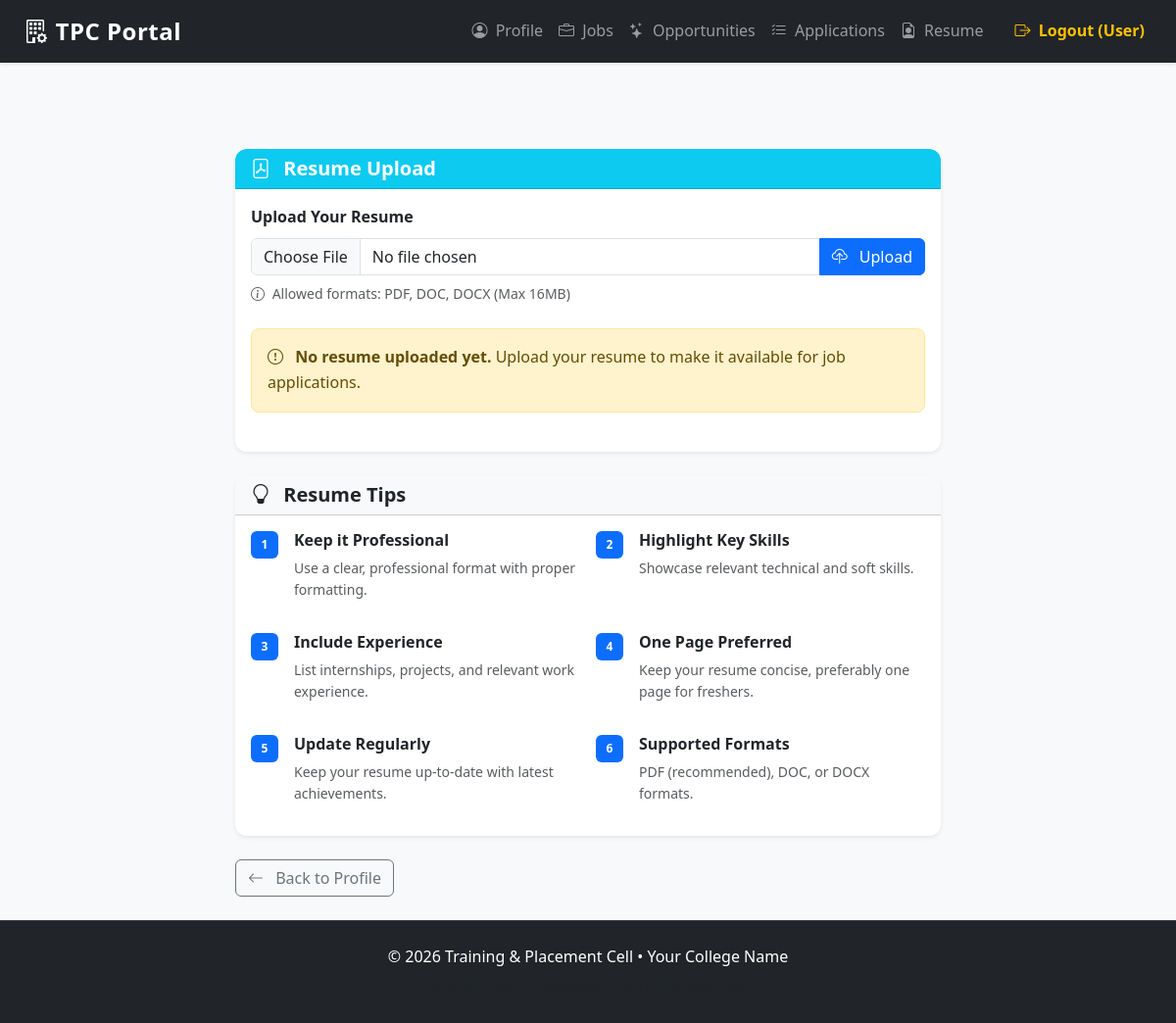
Before: /student/resume (signed in) with the older database file.
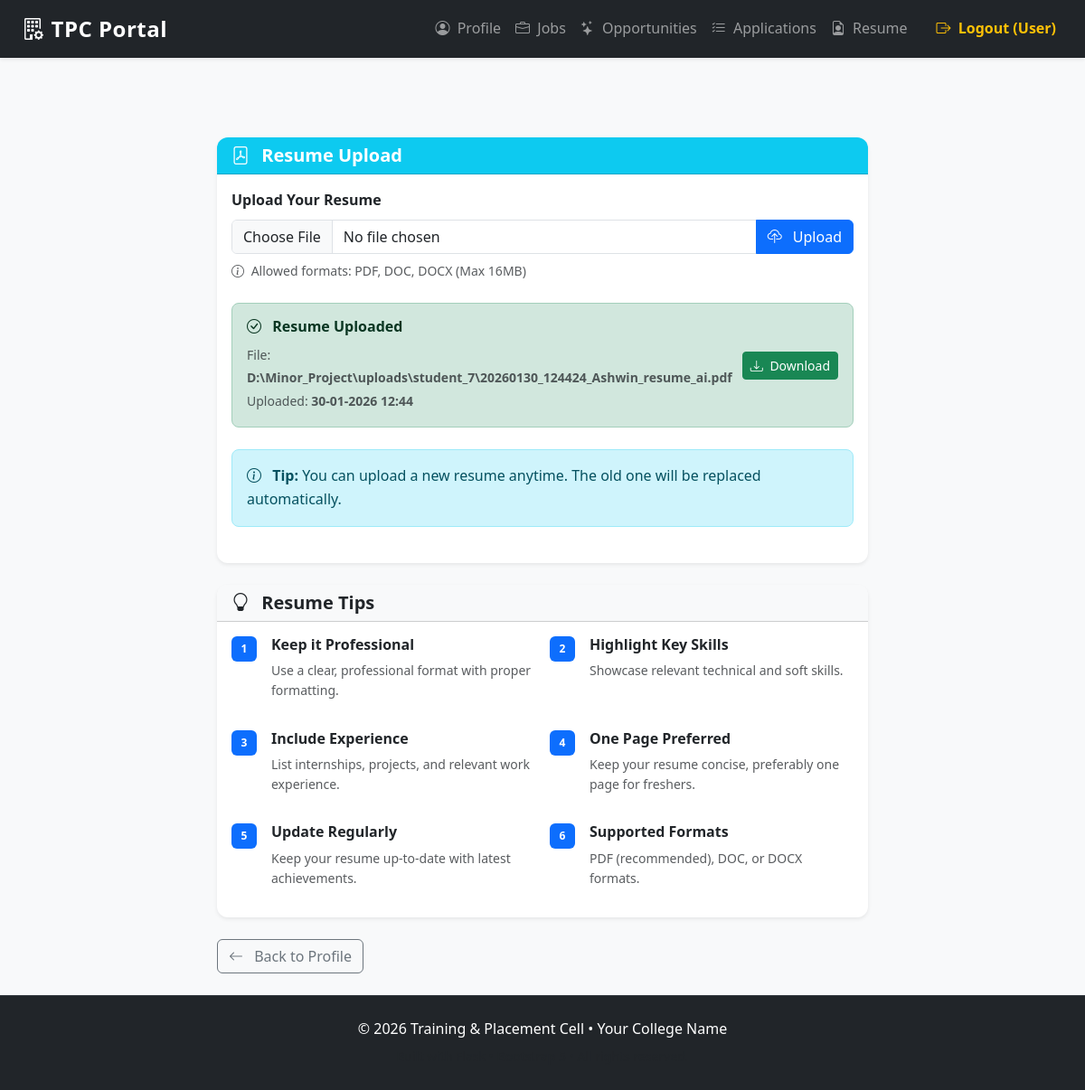
After: the same page with the newer database file.
### app/models.py (models this page shows, shortened)
class StudentProfile(db.Model):
    __tablename__ = 'student_profiles'
    id = db.Column(db.Integer, primary_key=True)
    user_id = db.Column(db.Integer, db.ForeignKey('users.id'), unique=True, nullable=False)
    tenth_percentage = db.Column(db.Float, nullable=False)
    twelfth_percentage = db.Column(db.Float, nullable=False)
    cgpa = db.Column(db.Float, nullable=False)
    branch = db.Column(db.String(50), nullable=False)          # e.g. CSE, ECE, MECH
    skills = db.Column(db.Text)                                # comma separated or JSON
    has_backlog = db.Column(db.Boolean, default=False, nullable=False)
    resume_link = db.Column(db.String(255))                    # URL or path to uploaded file
    updated_at = db.Column(db.DateTime, default=datetime.utcnow, onupdate=datetime.utcnow)
    user = db.relationship('User', back_populates='student_profile')

### app/student/routes.py (the view, shortened to what this page needs)
@bp.route('/resume', methods=['GET', 'POST'])
@student_required
def resume():
    user_id = session['user_id']
    user = User.query.get(user_id)
    profile = StudentProfile.query.filter_by(user_id=user_id).first()
    if not profile:
        flash('Please complete your profile to upload resume.', 'warning')
        return redirect(url_for('student.profile'))
    return render_template('student/resume.html', user=user, profile=profile, now=datetime.utcnow())

### app/student/routes.py (called while the page is built)
def student_required(f):
    @wraps(f)
    def decorated_function(*args, **kwargs):
        if 'user_id' not in session or session.get('role') != 'Student':
            flash('This area is only for students. Please log in.', 'warning')
            return redirect(url_for('auth.login'))
        return f(*args, **kwargs)
    return decorated_function

### templates/student/resume.html (shortened to what this page needs)
{% extends "base.html" %}
{% block content %}
<div class="container mt-5">
    <div class="row justify-content-center">
        <div class="col-md-8">
            <div class="card shadow-sm border-0 mb-4">
                <div class="card-header bg-info text-white">
                    <h5 class="mb-0">
                        <i class="bi bi-file-pdf me-2"></i> Resume Upload
                    </h5>
                </div>
                <div class="card-body">
                    <form method="POST" enctype="multipart/form-data" class="mb-4">
                        <div class="mb-4">
                            <label for="resumeFile" class="form-label">
                                <strong>Upload Your Resume</strong>
                            </label>
                            <div class="input-group">
                                <input
                                    type="file"
                                    class="form-control"
                                    id="resumeFile"
                                    name="resume"
                                    accept=".pdf,.doc,.docx"
                                    required>
                                <button class="btn btn-primary" type="submit">
                                    <i class="bi bi-cloud-upload me-2"></i> Upload
                                </button>
                            </div>
                            <small class="text-muted d-block mt-2">
                                <i class="bi bi-info-circle me-1"></i>
                                Allowed formats: PDF, DOC, DOCX (Max 16MB)
                            </small>
                        </div>
                    </form>
                    {% if profile and profile.resume_link %}
                        <div class="alert alert-success" role="alert">
                            <div class="d-flex justify-content-between align-items-center">
                                <div>
                                    <h6 class="mb-2">
                                        <i class="bi bi-check-circle me-2"></i> Resume Uploaded
                                    </h6>
                                    <p class="mb-0 text-muted">
                                        <small>File: <strong>{{ profile.resume_link.split('/')[-1] }}</strong></small>
                                    </p>
                                    <p class="mb-0 text-muted">
                                        <small>Uploaded: <strong>{{ profile.updated_at.strftime('%d-%m-%Y %H:%M') if profile.updated_at else 'Unknown' }}</strong></small>
                                    </p>
                                </div>
                                <div>
                                    <a href="{{ url_for('student.download_resume') }}" class="btn btn-sm btn-success">
                                        <i class="bi bi-download me-1"></i> Download
                                    </a>
                                </div>
                            </div>
                        </div>
                        <div class="alert alert-info" role="alert">
                            <i class="bi bi-info-circle me-2"></i>
                            <strong>Tip:</strong> You can upload a new resume anytime. The old one will be replaced automatically.
                        </div>
                    {% else %}
                        <div class="alert alert-warning" role="alert">
                            <i class="bi bi-exclamation-circle me-2"></i>
                            <strong>No resume uploaded yet.</strong> Upload your resume to make it available for job applications.
                        </div>
                    {% endif %}
                </div>
            </div>
            <div class="card shadow-sm border-0">
                <div class="card-header bg-light">
                    <h5 class="mb-0">
                        <i class="bi bi-lightbulb me-2"></i> Resume Tips
                    </h5>
                </div>
                <div class="card-body">
                    <div class="row g-3">
                        <div class="col-md-6">
                            <div class="d-flex">
                                <div class="flex-shrink-0">
                                    <span class="badge bg-primary">1</span>
                                </div>
                                <div class="flex-grow-1 ms-3">
                                    <h6>Keep it Professional</h6>
                                    <p class="text-muted small">Use a clear, professional format with proper formatting.</p>
                                </div>
                            </div>
                        </div>
                        <div class="col-md-6">
                            <div class="d-flex">
                                <div class="flex-shrink-0">
                                    <span class="badge bg-primary">2</span>
                                </div>
                                <div class="flex-grow-1 ms-3">
                                    <h6>Highlight Key Skills</h6>
                                    <p class="text-muted small">Showcase relevant technical and soft skills.</p>
                                </div>
                            </div>
                        </div>
                        <div class="col-md-6">
                            <div class="d-flex">
                                <div class="flex-shrink-0">
                                    <span class="badge bg-primary">3</span>
                                </div>
                                <div class="flex-grow-1 ms-3">
                                    <h6>Include Experience</h6>
                                    <p class="text-muted small">List internships, projects, and relevant work experience.</p>
                                </div>
                            </div>
                        </div>
                        <div class="col-md-6">
                            <div class="d-flex">
                                <div class="flex-shrink-0">
                                    <span class="badge bg-primary">4</span>
                                </div>
                                <div class="flex-grow-1 ms-3">
                                    <h6>One Page Preferred</h6>
                                    <p class="text-muted small">Keep your resume concise, preferably one page for freshers.</p>
                                </div>
                            </div>
                        </div>
                        <div class="col-md-6">
                            <div class="d-flex">
                                <div class="flex-shrink-0">
                                    <span class="badge bg-primary">5</span>
                                </div>
                                <div class="flex-grow-1 ms-3">
                                    <h6>Update Regularly</h6>
                                    <p class="text-muted small">Keep your resume up-to-date with latest achievements.</p>
                                </div>
                            </div>
                        </div>
                        <div class="col-md-6">
                            <div class="d-flex">
                                <div class="flex-shrink-0">
                                    <span class="badge bg-primary">6</span>
                                </div>
                                <div class="flex-grow-1 ms-3">
                                    <h6>Supported Formats</h6>
                                    <p class="text-muted small">PDF (recommended), DOC, or DOCX formats.</p>
                                </div>
                            </div>
                        </div>
                    </div>
                </div>
            </div>
            <div class="mt-4">
                <a href="{{ url_for('student.profile') }}" class="btn btn-outline-secondary">
                    <i class="bi bi-arrow-left me-2"></i> Back to Profile
                </a>
            </div>
        </div>
    </div>
</div>
{% endblock %}

### templates/base.html (shortened to what this page needs)
<!DOCTYPE html>
<html lang="en">
<head>
    <link href="https://cdn.jsdelivr.net/npm/bootstrap@5.3.3/dist/css/bootstrap.min.css"
          rel="stylesheet"
>
    <link rel="stylesheet" href="https://cdn.jsdelivr.net/npm/bootstrap-icons@1.11.3/font/bootstrap-icons.min.css">
    <link rel="stylesheet" href="{{ url_for('static', filename='css/styles.css') }}">
</head>
<body class="bg-light">
    <nav class="navbar navbar-expand-lg navbar-dark bg-dark shadow-sm">
        <div class="container-fluid px-4">
            <a class="navbar-brand fw-bold fs-4" href="{{ url_for('main.index') }}">
                <i class="bi bi-building-gear me-2"></i>TPC Portal
            </a>
            <div class="collapse navbar-collapse" id="navbarNav">
                <ul class="navbar-nav ms-auto align-items-center">
                    {% if 'user_id' in session %}
                        {% if session.role == 'Admin' %}
                            <li class="nav-item">
                                <a class="nav-link" href="{{ url_for('admin.dashboard') }}">
                                    <i class="bi bi-speedometer2 me-1"></i> Dashboard
                                </a>
                            </li>
                            <li class="nav-item">
                                <a class="nav-link" href="{{ url_for('admin.post_job') }}">
                                    <i class="bi bi-plus-circle me-1"></i> Post Job
                                </a>
                            </li>
                            <li class="nav-item">
                                <a class="nav-link" href="{{ url_for('admin.view_jobs') }}">
                                    <i class="bi bi-briefcase me-1"></i> Jobs
                                </a>
                            </li>
                            <li class="nav-item">
                                <a class="nav-link" href="{{ url_for('admin.view_students') }}">
                                    <i class="bi bi-people me-1"></i> Students
                                </a>
                            </li>
                        {% elif session.role == 'Student' %}
                            <li class="nav-item">
                                <a class="nav-link" href="{{ url_for('student.profile') }}">
                                    <i class="bi bi-person-circle me-1"></i> Profile
                                </a>
                            </li>
                            <li class="nav-item">
                                <a class="nav-link" href="{{ url_for('student.jobs') }}">
                                    <i class="bi bi-briefcase me-1"></i> Jobs
                                </a>
                            </li>
                            <li class="nav-item">
                                <a class="nav-link" href="{{ url_for('student.browse_opportunities') }}">
                                    <i class="bi bi-stars me-1"></i> Opportunities
                                </a>
                            </li>
                            <li class="nav-item">
                                <a class="nav-link" href="{{ url_for('student.applications') }}">
                                    <i class="bi bi-list-check me-1"></i> Applications
                                </a>
                            </li>
                            <li class="nav-item">
                                <a class="nav-link" href="{{ url_for('student.resume') }}">
                                    <i class="bi bi-file-earmark-person me-1"></i> Resume
                                </a>
                            </li>
                        {% endif %}
                        <li class="nav-item ms-3">
                            <a class="nav-link text-warning fw-semibold" href="{{ url_for('auth.logout') }}">
                                <i class="bi bi-box-arrow-right me-1"></i> Logout ({{ session.username if 'username' in session else 'User' }})
                            </a>
                        </li>
                    {% endif %}
                </ul>
            </div>
        </div>
    </nav>
    <main class="container py-4">
        {% block content %}{% endblock %}
    </main>
    <footer class="bg-dark text-white text-center py-4 mt-auto">
        <div class="container">
            <p class="mb-1">
                © {{ current_year }} Training & Placement Cell •
                <a href="#" class="text-white text-decoration-none">Your College Name</a>
            </p>
            <small class="text-muted">
            </small>
        </div>
    </footer>
</body>
</html>

### static/css/styles.css (style rules this page uses)
:root { --primary: #0d6efd; --primary-dark: #0b5ed7; --success: #198754; --warning: #ffc107; --danger: #dc3545; --info: #0dcaf0; --light-bg: #f8f9fa; --dark-bg: #212529; }
body { font-family: 'Segoe UI', system-ui, -apple-system, sans-serif; background-color: var(--light-bg); color: #333; line-height: 1.6; }
h1, h2, h3, h4, h5, h6 { font-weight: 600; }
main { min-height: calc(100vh - 180px); }
.navbar-dark .navbar-brand { font-weight: 700; letter-spacing: 0.5px; }
.nav-link { transition: color 0.2s ease; }
.card { border-radius: 12px; overflow: hidden; }
.shadow-sm { box-shadow: 0 0.125rem 0.25rem rgba(0, 0, 0, 0.075) !important; }
.btn { font-weight: 500; transition: all 0.15s ease; white-space: nowrap; }
.btn-primary { background-color: var(--primary); border-color: var(--primary); }
.btn-success { background-color: var(--success); border-color: var(--success); }
.badge { font-weight: 500; padding: 0.5em 0.9em; }
.form-label { font-weight: 500; margin-bottom: 0.5rem; }
.alert { border-radius: 8px; margin-bottom: 1.5rem; }
footer { border-top: 1px solid #343a40; }

### templates/student/resume.html (style rules this page uses)
.badge { width: 28px; height: 28px; display: flex; align-items: center; justify-content: center; font-weight: bold; }

Changed rows visible on the page:
now on this page (row edited): StudentProfile: resume_link "D:\\Minor_Project\\uploads\\student_7\\20260130_124424_Ashwin_resume_ai.pdf", updated_at "30-01-2026 12:44"
Other visible differences:
text no longer shown: "No resume uploaded yet. Upload your resume to make it available for job applications."
text now shown: "Resume Uploaded File: Uploaded: Download Tip: You can upload a new resume anytime. The old one will be replaced automatically."
